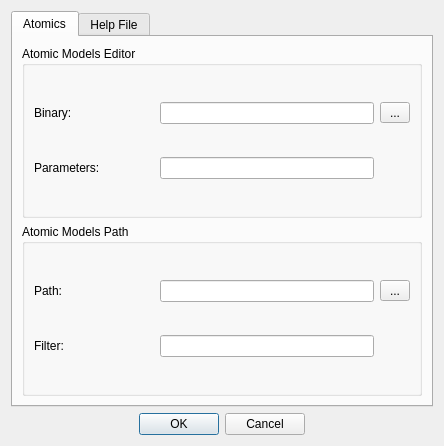
<?xml version="1.0" encoding="UTF-8"?>
<ui version="4.0">
 <class>DlgSetPathToolsUI</class>
 <widget class="QDialog" name="DlgSetPathToolsUI">
  <property name="geometry">
   <rect>
    <x>0</x>
    <y>0</y>
    <width>444</width>
    <height>446</height>
   </rect>
  </property>
  <property name="windowTitle">
   <string>Set Path  and Tools</string>
  </property>
  <layout class="QVBoxLayout" name="verticalLayout">
   <item>
    <widget class="QTabWidget" name="sptTab">
     <property name="currentIndex">
      <number>0</number>
     </property>
     <widget class="QWidget" name="atomicsTab">
      <attribute name="title">
       <string>Atomics</string>
      </attribute>
      <layout class="QVBoxLayout" name="verticalLayout_2">
       <item>
        <widget class="QGroupBox" name="editorGbx">
         <property name="title">
          <string>Atomic Models Editor</string>
         </property>
         <layout class="QGridLayout" name="gridLayout">
          <item row="0" column="0">
           <widget class="QLabel" name="editorLbl">
            <property name="minimumSize">
             <size>
              <width>120</width>
              <height>0</height>
             </size>
            </property>
            <property name="text">
             <string>Binary:</string>
            </property>
           </widget>
          </item>
          <item row="0" column="1">
           <widget class="QLineEdit" name="editorLed"/>
          </item>
          <item row="0" column="2">
           <widget class="QToolButton" name="editorBtn">
            <property name="minimumSize">
             <size>
              <width>30</width>
              <height>0</height>
             </size>
            </property>
            <property name="text">
             <string>...</string>
            </property>
           </widget>
          </item>
          <item row="1" column="0">
           <widget class="QLabel" name="paramLbl">
            <property name="minimumSize">
             <size>
              <width>120</width>
              <height>0</height>
             </size>
            </property>
            <property name="text">
             <string>Parameters:</string>
            </property>
           </widget>
          </item>
          <item row="1" column="1">
           <widget class="QLineEdit" name="paramLed"/>
          </item>
         </layout>
        </widget>
       </item>
       <item>
        <widget class="QGroupBox" name="pathGbx">
         <property name="title">
          <string>Atomic Models Path</string>
         </property>
         <layout class="QGridLayout" name="gridLayout_2">
          <item row="0" column="0">
           <widget class="QLabel" name="pathLbl">
            <property name="minimumSize">
             <size>
              <width>120</width>
              <height>0</height>
             </size>
            </property>
            <property name="text">
             <string>Path:</string>
            </property>
           </widget>
          </item>
          <item row="0" column="1">
           <widget class="QLineEdit" name="pathLed"/>
          </item>
          <item row="0" column="2">
           <widget class="QToolButton" name="pathBtn">
            <property name="minimumSize">
             <size>
              <width>30</width>
              <height>0</height>
             </size>
            </property>
            <property name="text">
             <string>...</string>
            </property>
           </widget>
          </item>
          <item row="1" column="0">
           <widget class="QLabel" name="filterLbl">
            <property name="minimumSize">
             <size>
              <width>120</width>
              <height>0</height>
             </size>
            </property>
            <property name="text">
             <string>Filter:</string>
            </property>
           </widget>
          </item>
          <item row="1" column="1">
           <widget class="QLineEdit" name="filterLed"/>
          </item>
         </layout>
        </widget>
       </item>
      </layout>
     </widget>
     <widget class="QWidget" name="helpFileTab">
      <attribute name="title">
       <string>Help File</string>
      </attribute>
      <layout class="QVBoxLayout" name="verticalLayout_3">
       <item>
        <widget class="QGroupBox" name="helpGbx">
         <property name="title">
          <string>Help file</string>
         </property>
         <widget class="QWidget" name="layoutWidget">
          <property name="geometry">
           <rect>
            <x>20</x>
            <y>30</y>
            <width>381</width>
            <height>29</height>
           </rect>
          </property>
          <layout class="QGridLayout" name="gridLayout_3">
           <item row="0" column="0">
            <widget class="QLabel" name="helpLbl">
             <property name="minimumSize">
              <size>
               <width>120</width>
               <height>0</height>
              </size>
             </property>
             <property name="text">
              <string>File:</string>
             </property>
            </widget>
           </item>
           <item row="0" column="1">
            <widget class="QLineEdit" name="helpLed"/>
           </item>
           <item row="0" column="2">
            <widget class="QToolButton" name="helpBtn">
             <property name="minimumSize">
              <size>
               <width>30</width>
               <height>0</height>
              </size>
             </property>
             <property name="text">
              <string>...</string>
             </property>
            </widget>
           </item>
          </layout>
         </widget>
        </widget>
       </item>
      </layout>
     </widget>
    </widget>
   </item>
   <item>
    <widget class="QDialogButtonBox" name="buttonBox">
     <property name="orientation">
      <enum>Qt::Horizontal</enum>
     </property>
     <property name="standardButtons">
      <set>QDialogButtonBox::Cancel|QDialogButtonBox::Ok</set>
     </property>
     <property name="centerButtons">
      <bool>true</bool>
     </property>
    </widget>
   </item>
  </layout>
 </widget>
 <resources/>
 <connections>
  <connection>
   <sender>buttonBox</sender>
   <signal>accepted()</signal>
   <receiver>DlgSetPathToolsUI</receiver>
   <slot>accept()</slot>
   <hints>
    <hint type="sourcelabel">
     <x>248</x>
     <y>254</y>
    </hint>
    <hint type="destinationlabel">
     <x>157</x>
     <y>274</y>
    </hint>
   </hints>
  </connection>
  <connection>
   <sender>buttonBox</sender>
   <signal>rejected()</signal>
   <receiver>DlgSetPathToolsUI</receiver>
   <slot>reject()</slot>
   <hints>
    <hint type="sourcelabel">
     <x>316</x>
     <y>260</y>
    </hint>
    <hint type="destinationlabel">
     <x>286</x>
     <y>274</y>
    </hint>
   </hints>
  </connection>
 </connections>
</ui>
